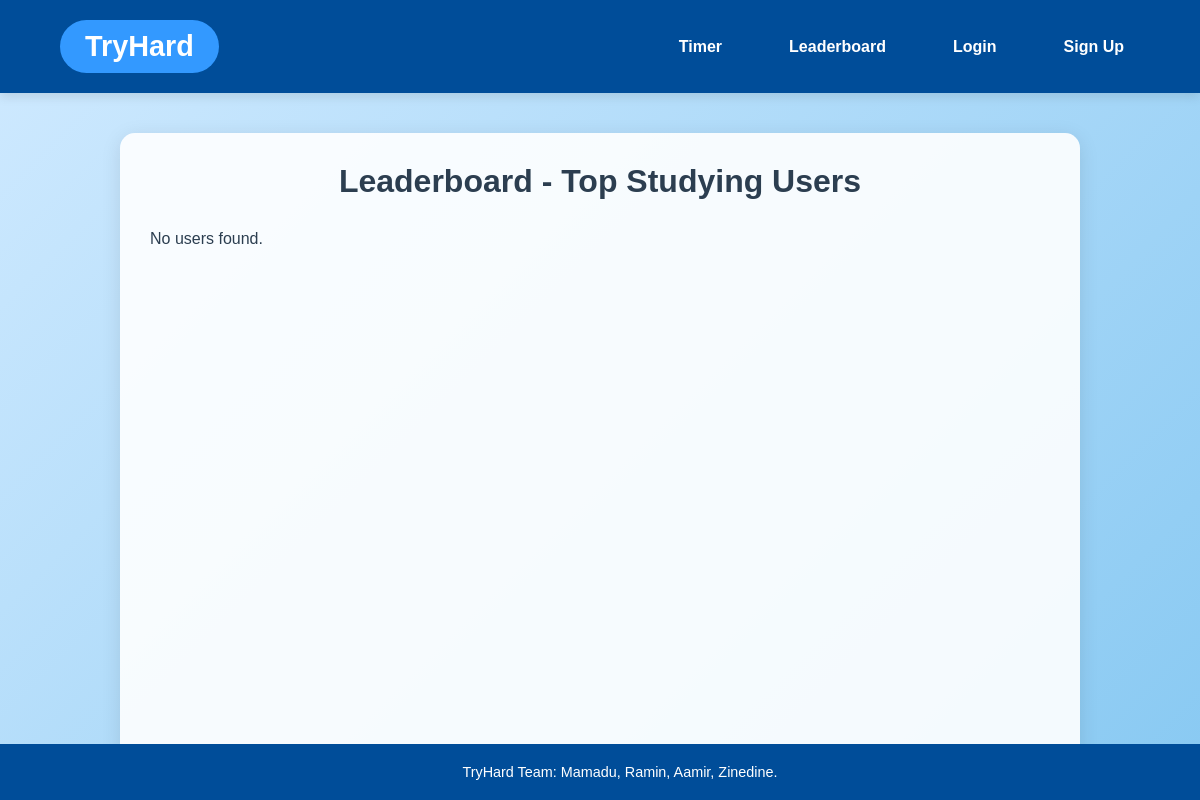
The app's page /lb/, older data.
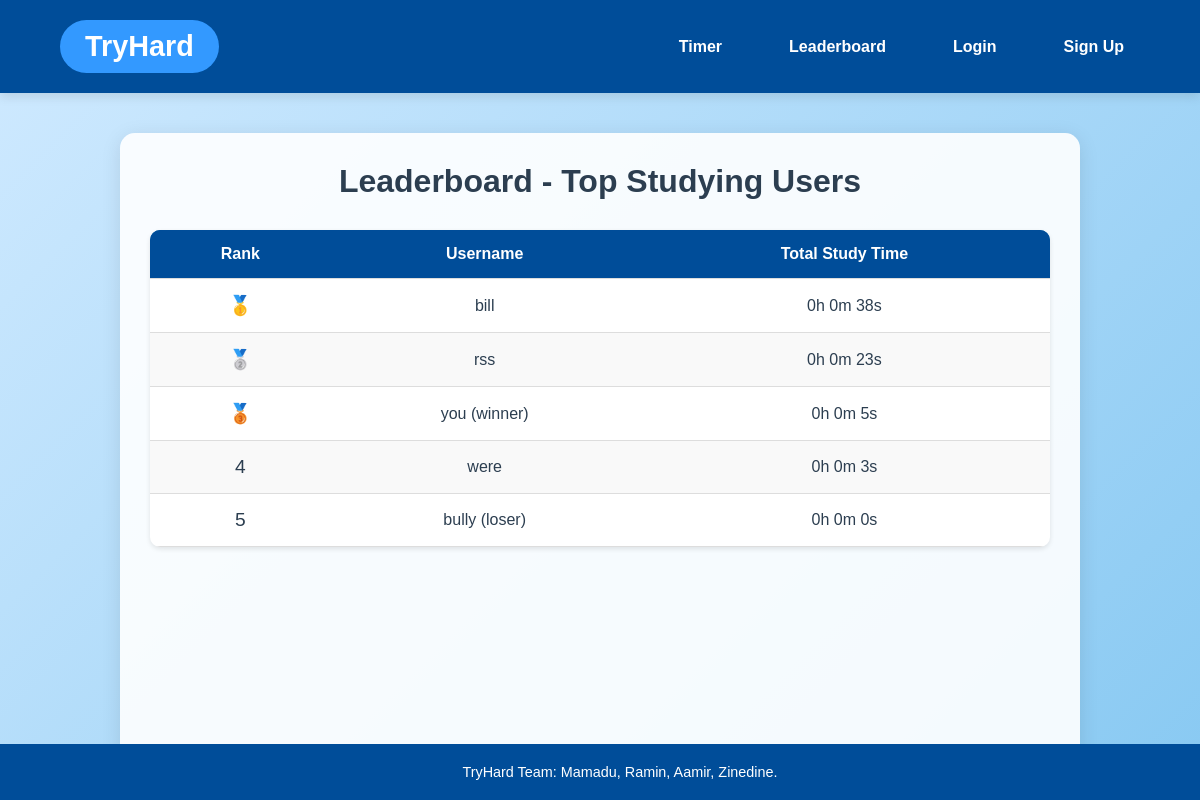
The same page, newer data.
### tryhard_app/models.py (models this page shows, shortened)
class CustomUser(models.Model):
    name = models.CharField(max_length=100)
    username = models.CharField(max_length=100, unique=True)
    password = models.CharField(max_length=100)  # Store hashed passwords later
    total_time = models.IntegerField(default=0)

### tryhard_app/views.py (the view)
# urls.py: path('lb/',views.lb),
def lb(request):
    users = CustomUser.objects.order_by('-total_time')
    return render(request, 'lb.html', {'users': users})

### tryhard_app/templatetags/custom_filters.py (called while the page is built)
@register.filter
def time_format(value):
    total_seconds = int(value)
    hours = total_seconds // 3600
    minutes = (total_seconds % 3600) // 60
    seconds = total_seconds % 60
    return f"{hours}h {minutes}m {seconds}s"

### templates/lb.html (shortened to what this page needs)
{% load static %}
{% load custom_filters %}
<!DOCTYPE html>
<html lang="en">
<head>
    <link rel="stylesheet" href="{% static 'css/leaderboard.css' %}">
</head>
<body>
    <header>
        <div class="nav-container">
            <h1 class="logo">
                <button class="btn" style="background: #3399ff; border: none; border-radius: 50px; padding: 10px 25px; cursor: pointer;">
                    <a href="/" style="text-decoration: none; color: white; font-weight: bold;">TryHard</a>
                </button>
        </h1>
            <nav>
                <ul class="nav-links">
                    <li><a href="/timer/">Timer</a></li>
                    <li><a href="/lb/">Leaderboard</a></li>
                    {% if request.session.username %}
                    <li><span>Welcome, {{ request.session.username }}!</span></li>
                    <li><a href="/login/">Logout</a></li>
                    {% else %}
                    <li><a href="/login/">Login</a></li>
                    <li><a href="/signup/">Sign Up</a></li>
                    {% endif %}
                </ul>
            </nav>
        </div>
    </header>
    <main>
        <section class="leaderboard-section">
            <h2>Leaderboard - Top Studying Users</h2>
            {% if users %}
            <table class="leaderboard-table">
                <thead>
                    <tr>
                        <th>Rank</th>
                        <th>Username</th>
                        <th>Total Study Time</th>
                    </tr>
                </thead>
                <tbody>
                    {% for person in users %}
                    <tr>
                        <td class="rank">
                            {% if forloop.counter0 == 0 %}
                            🥇
                            {% elif forloop.counter0 == 1 %}
                            🥈
                            {% elif forloop.counter0 == 2 %}
                            🥉
                            {% else %}
                            {{ forloop.counter }}
                            {% endif %}
                        </td>
                        <td>{{ person.username }}</td>
                        <td>{{ person.total_time|time_format }}</td>
                    </tr>
                    {% endfor %}
                </tbody>
            </table>
            {% else %}
            <p>No users found.</p>
            {% endif %}
        </section>
    </main>
    <footer>
        <p>TryHard Team: Mamadu, Ramin, Aamir, Zinedine.</p>
    </footer>
</body>
</html>

### static/css/leaderboard.css (style rules this page uses)
body, h1, h2, p, ul, li, table, th, td { margin: 0; padding: 0; }
body { font-family: Arial, sans-serif; background-color: #f4f7f8; color: #333; }
header { background-color: #34495e; padding: 20px 0; }
.nav-container { width: 90%; max-width: 1200px; margin: 0 auto; display: flex; align-items: center; justify-content: space-between; }
.logo a { color: #ecf0f1; text-decoration: none; font-size: 2em; font-weight: bold; }
nav ul { list-style: none; display: flex; }
nav ul li { margin-left: 20px; }
nav ul li a, nav ul li span { color: #ecf0f1; text-decoration: none; font-size: 1em; }
main { width: 90%; max-width: 1000px; margin: 40px auto; }
.leaderboard-section h2 { text-align: center; margin-bottom: 30px; font-size: 2em; color: #2c3e50; }
.leaderboard-table { width: 100%; border-collapse: collapse; margin: 0 auto; background-color: #fff; box-shadow: 0 2px 5px rgba(0,0,0,0.1); }
.leaderboard-table thead { background-color: #2980b9; color: #fff; }
.leaderboard-table th, .leaderboard-table td { padding: 15px; text-align: center; border-bottom: 1px solid #ddd; }
.leaderboard-table tbody tr:nth-child(even) { background-color: #f9f9f9; }
.rank { font-size: 1.2em; }
footer { background-color: #34495e; color: #ecf0f1; text-align: center; padding: 15px 0; position: fixed; width: 100%; bottom: 0; }
footer p { margin: 0; }

### templates/lb.html (style rules this page uses)
body { font-family: 'Poppins', sans-serif; margin: 0; padding: 0; background: linear-gradient(135deg, #d0eaff, #88c9f2); color: #2c3e50; display: flex; flex-direction: column; min-height: 100vh; }
header { background: #004d99; color: white; padding: 20px 0; box-shadow: 0px 4px 10px rgba(0, 0, 0, 0.1); position: sticky; top: 0; z-index: 1000; }
.nav-container { display: flex; justify-content: space-between; align-items: center; max-width: 1200px; margin: 0 auto; padding: 0 20px; }
.logo a { text-decoration: none; font-size: 1.8rem; color: white; font-weight: bold; transition: transform 0.3s ease-in-out; }
.nav-links { list-style: none; display: flex; gap: 15px; margin: 0; padding: 0; }
.nav-links li a { text-decoration: none; color: white; font-weight: bold; padding: 8px 16px; border-radius: 20px; transition: background-color 0.3s, transform 0.2s; }
main { flex: 1; max-width: 900px; margin: 40px auto; background: rgba(255, 255, 255, 0.9); padding: 30px; border-radius: 15px; box-shadow: 0 4px 20px rgba(0, 0, 0, 0.1); }
h2 { font-size: 2rem; margin-bottom: 20px; color: #004d99; }
.leaderboard-table { width: 100%; border-collapse: collapse; background: white; border-radius: 10px; overflow: hidden; }
.leaderboard-table th, .leaderboard-table td { text-align: center; padding: 15px; border-bottom: 1px solid #ddd; }
.leaderboard-table th { background: #004d99; color: white; }
.leaderboard-table tbody tr { transition: background-color 0.3s ease, transform 0.2s ease; }
.rank { font-size: 1.2rem; }
footer { text-align: center; padding: 20px; background: #004d99; color: white; margin-top: auto; }
footer p { margin: 0; font-size: 0.9rem; }

Row changes from the older to the newer data that the page shows:
added CustomUser: username "bill", total_time "0h 0m 38s"
added CustomUser: username "rss", total_time "0h 0m 23s"
added CustomUser: username "you (winner)", total_time "0h 0m 5s"
added CustomUser: username "were", total_time "0h 0m 3s"
added CustomUser: username "bully (loser)", total_time "0h 0m 0s"
Text that changed along with them:
text no longer shown: "No users found."
text now shown: "Rank Username Total Study Time"
